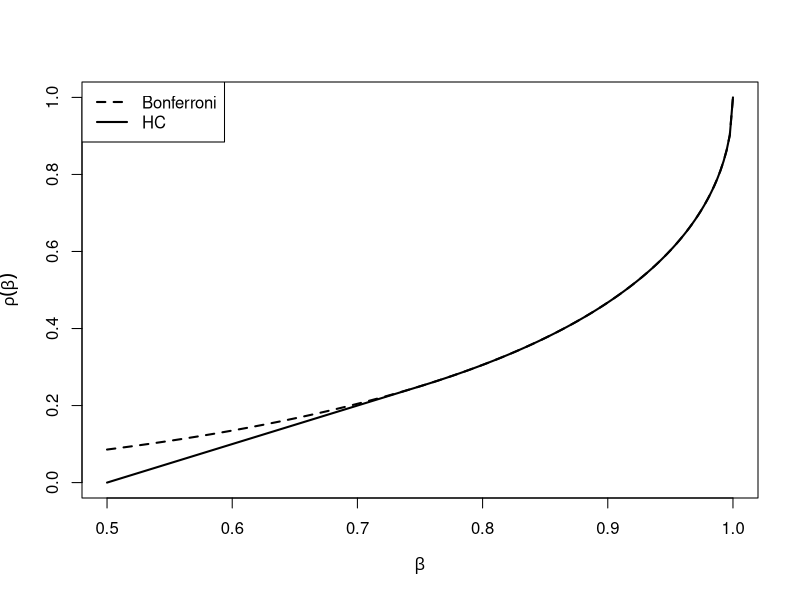
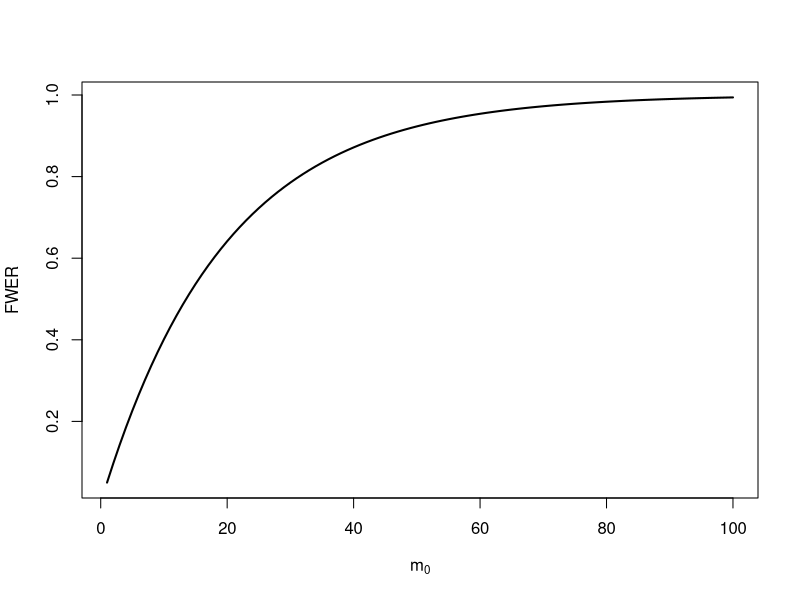

R code for these plots, in order:
rm(list=ls())

#===================
# MULTIPLE TESTING
#===================

#-----------------------------------
# detection boundary
#-----------------------------------

beta = seq(0.5,1,length.out = 201)
rho_bonf = (1-sqrt(1-beta))^2
rho_hc <- rho_bonf
rho_hc[beta<= 3/4] <- beta[beta<= 3/4] - 1/2

#pdf("Figure_detectbound.pdf")
plot(beta, rho_bonf, type="l", ylim=c(0,1), xlim=c(0.5,1),
     xlab=expression(beta), ylab=expression(rho(beta)), lty=2, lwd=2)
lines(beta, rho_hc, lwd=2)
legend("topleft", lty=2:1, c("Bonferroni", "HC"), lwd=2)     
#dev.off()

#-----------------------------------
# p.adjust example
#-----------------------------------

set.seed(123)
x <- rnorm(50, mean = c(rep(0, 25), rep(3, 25)))
p <- 2*pnorm(sort(-abs(x)))

round( p.adjust(p,"bonferroni"), 3)


#-----------------------------------
# Simulation
#-----------------------------------

rm(list=ls())

sim_errors <- function(m, m0, effect, method="none") {
  alpha = 0.05
  stats <- rnorm(m)
  stats[(m0+1):m] <- stats[(m0+1):m] + effect
  pvals = pnorm(stats, lower.tail = FALSE)
  setR <- which(p.adjust(pvals,method) <= alpha)
  # number of rejections
  R = length(setR)
  # number of type I errors
  V <- sum( setR <= m0 )
  # family-wise error
  FWER <- (V > 0)
  # false discovery proportion
  FDP <- V/max(1,R)
  return(c(R, V, FWER, FDP))
}

set.seed(123)
B = 10^4
res <- replicate(B, sim_errors(100, 80, 2, method="none"))
row.names(res) <- c("R","V","V>0", "V/R")
res[,1:10]

# FWER
mean(res[3,])
# FDR 
mean(res[4,])



#-----------------------------------
# fwer control
#-----------------------------------

rm(list=ls())

m0 = 100
FWER = 1-(1-0.05)^(1:m0)
#pdf("Figure_fwer.pdf")
plot(1:m0,FWER, type="l", xlab=expression(m[0]), ylab="FWER", lwd=2)
#dev.off()


